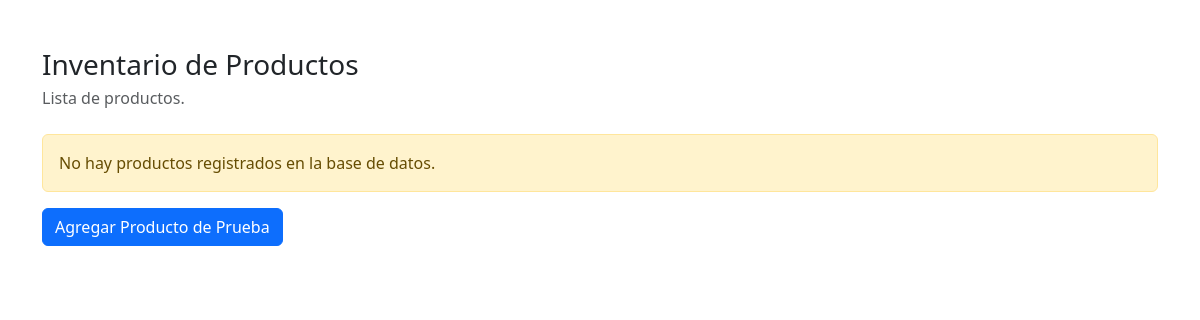
Before: / with the older database file.
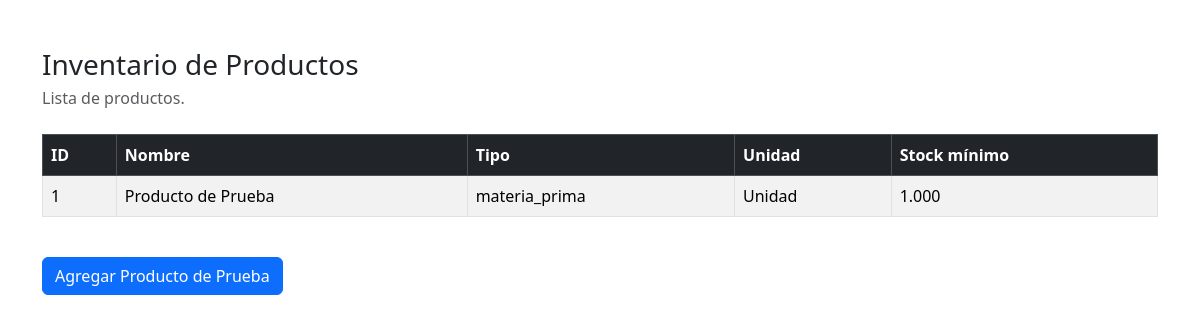
After: the same page with the newer database file.
### app/models.py (models this page shows, shortened)
class Producto(db.Model):
    __tablename__ = 'producto'
    id = db.Column(db.Integer, primary_key=True)
    comercio_id = db.Column(db.Integer, db.ForeignKey('comercio.id'))
    categoria_id = db.Column(db.Integer, db.ForeignKey('categoria.id'))
    nombre = db.Column(db.String(100))
    tipo = db.Column(db.String(50)) # 'materia_prima', 'producto_compuesto'
    unidad_medida = db.Column(db.String(20))
    stock_minimo = db.Column(db.Numeric(10, 3))
    estado_id = db.Column(db.Integer, db.ForeignKey('estado.id'))
    comercio = db.relationship('Comercio', back_populates='productos')
    categoria = db.relationship('Categoria', back_populates='productos')
    estado = db.relationship('Estado', back_populates='productos')
    lotes = db.relationship('LoteInventario', back_populates='producto', lazy=True)

### app.py (the view)
@app.route('/')
def index():
    if request.args.get('add_test'):
        create_test_product()
        return redirect(url_for('index'))
    productos = Producto.query.all()
    return render_template('index.html', title='Inventario de Productos', productos=productos)

### templates/index.html (shortened to what this page needs)
<!doctype html>
<html lang="es">
<head>
    <link href="https://cdn.jsdelivr.net/npm/bootstrap@5.3.2/dist/css/bootstrap.min.css" rel="stylesheet">
</head>
<body>
    <div class="container py-5">
        <div class="d-flex justify-content-between align-items-center mb-4">
            <div>
                <h1 class="h3 mb-1">{{ title }}</h1>
                <p class="text-muted mb-0">Lista de productos.</p>
            </div>
        </div>
        {% if productos %}
            <div class="table-responsive mb-4">
                <table class="table table-striped table-bordered align-middle">
                    <thead class="table-dark">
                        <tr>
                            <th scope="col">ID</th>
                            <th scope="col">Nombre</th>
                            <th scope="col">Tipo</th>
                            <th scope="col">Unidad</th>
                            <th scope="col">Stock mínimo</th>
                        </tr>
                    </thead>
                    <tbody>
                        {% for producto in productos %}
                            <tr>
                                <td>{{ producto.id }}</td>
                                <td>{{ producto.nombre }}</td>
                                <td>{{ producto.tipo }}</td>
                                <td>{{ producto.unidad_medida }}</td>
                                <td>{{ producto.stock_minimo }}</td>
                            </tr>
                        {% endfor %}
                    </tbody>
                </table>
            </div>
            <a href="{{ url_for('index', add_test=1) }}" class="btn btn-primary">Agregar Producto de Prueba</a>
        {% else %}
            <div class="alert alert-warning" role="alert">
                No hay productos registrados en la base de datos.
            </div>
            <a href="{{ url_for('index', add_test=1) }}" class="btn btn-primary">Agregar Producto de Prueba</a>
        {% endif %}
    </div>
</body>
</html>

Changed rows visible on the page:
added Producto: id "1", nombre "Producto de Prueba", tipo "materia_prima", unidad_medida "Unidad", stock_minimo "1.000"
Other visible differences:
text no longer shown: "No hay productos registrados en la base de datos."
text now shown: "ID Nombre Tipo Unidad Stock mínimo"
